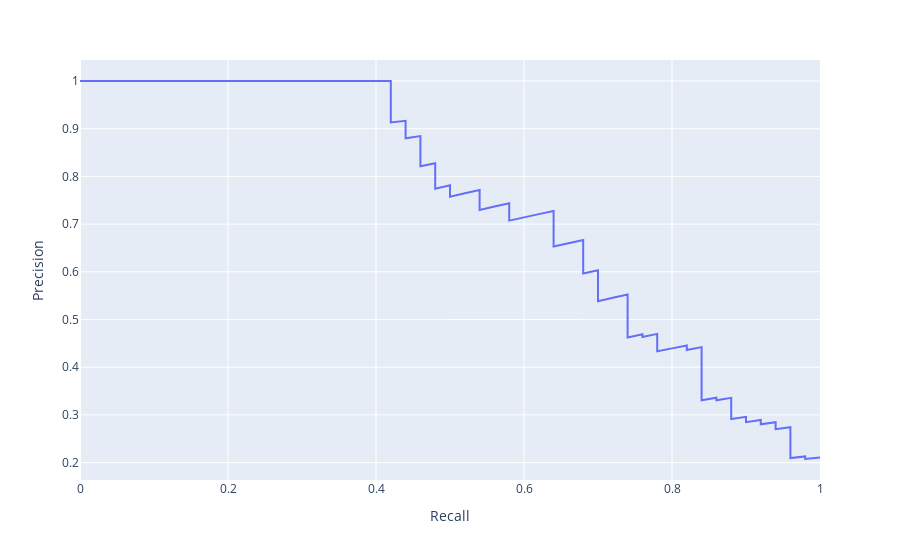

The notebook cell this image was saved under:
### Code cell
precision,recall,thresholds=precision_recall_curve(y_test,y_pred)

fig = px.line(x=recall,y=precision)
fig.update_xaxes(title_text='Recall')
fig.update_yaxes(title_text='Precision ')
fig.show()

### Figure 1 — Plotly figure (JSON) as saved in the notebook; plotly's stock layout.template omitted (floating-point values rounded to 4 significant figures; data arrays with more than 128 entries replaced by an {"elided": "..."} marker saying what was removed)
{"data": [{"hovertemplate": "x=%{x}<br>y=%{y}<extra></extra>", "legendgroup": "", "line": {"color": "#636efa", "dash": "solid"}, "mode": "lines", "name": "", "orientation": "v", "showlegend": false, "type": "scatter", "x": {"elided": "238 float values"}, "xaxis": "x", "y": {"elided": "238 float values"}, "yaxis": "y"}], "layout": {"legend": {"tracegroupgap": 0}, "margin": {"t": 60}, "xaxis": {"anchor": "y", "domain": [0, 1], "title": {"text": "Recall"}}, "yaxis": {"anchor": "x", "domain": [0, 1], "title": {"text": "Precision "}}}}
